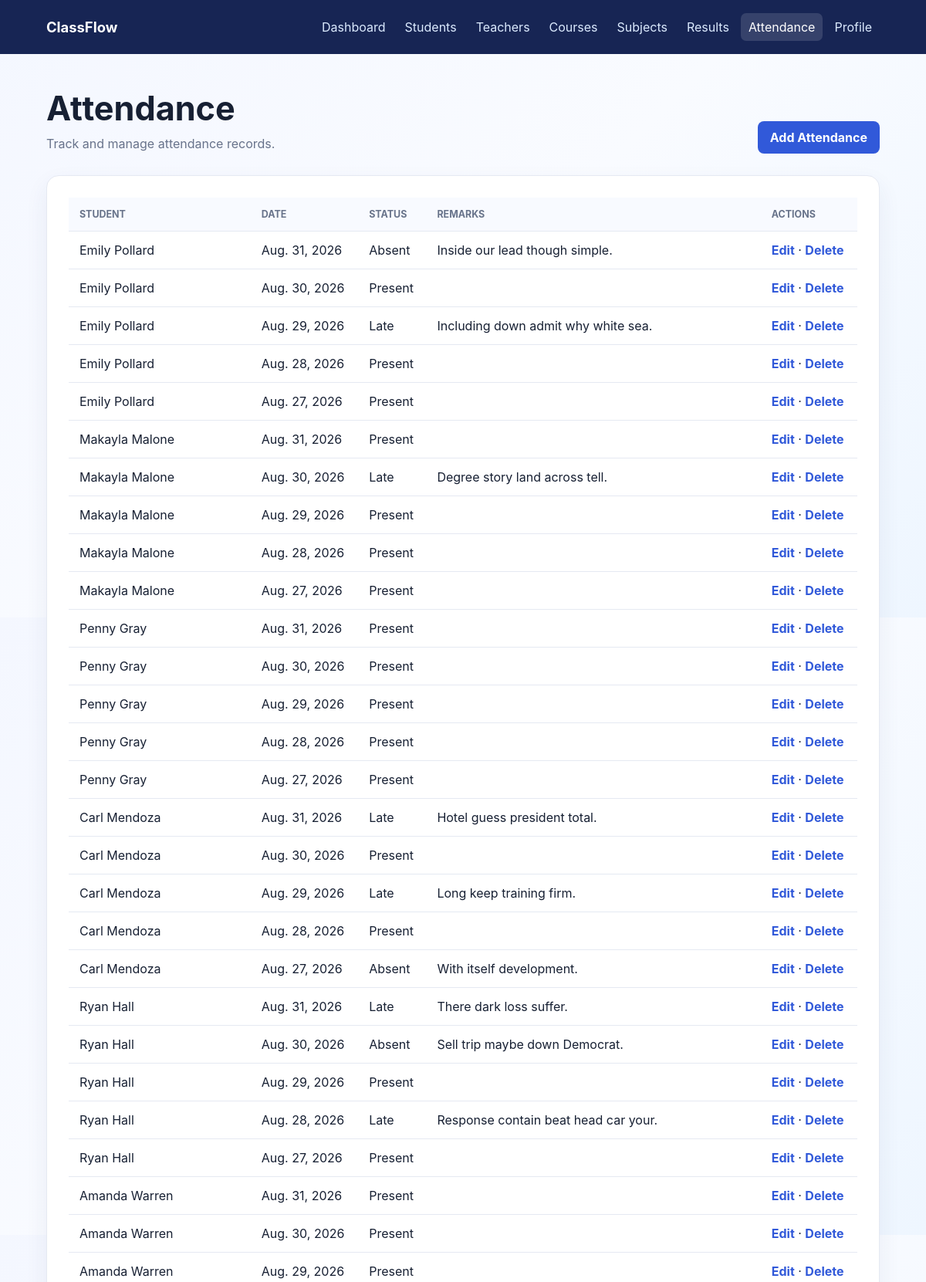
The page /attendance/ (upper part) on the database its author committed.
### attendance/models.py (models this page shows, shortened)
class Attendance(models.Model):
    STATUS_CHOICES = [
        ('Present', 'Present'),
        ('Absent', 'Absent'),
        ('Late', 'Late'),
    ]
    student = models.ForeignKey(
        Student,
        on_delete=models.CASCADE
    )
    date = models.DateField()
    status = models.CharField(
        max_length=10,
        choices=STATUS_CHOICES
    )
    remarks = models.TextField(
        blank=True,
        null=True
    )

### students/models.py (models this page shows, shortened)
class Student(models.Model):
    student_id = models.CharField(max_length=20, unique=True)
    name = models.CharField(max_length=100)
    age = models.IntegerField()
    email = models.EmailField()
    phone = models.CharField(max_length=15)
    course = models.CharField(max_length=100)
    address = models.TextField()

### attendance/views.py (the view)
class AttendanceListView(ListView):
    model = Attendance
    template_name = 'attendance/attendance_list.html'
    context_object_name = 'attendance'

### attendance/templates/attendance/attendance_list.html
{% extends "base.html" %}{% block title %}Attendance{% endblock %}{% block content %}<main class="container"><div class="page-header"><div><h1>Attendance</h1><p class="subtitle">Track and manage attendance records.</p></div><a class="button" href="{% url 'attendance_add' %}">Add Attendance</a></div><section class="content-card table-wrap"><table><thead><tr><th>Student</th><th>Date</th><th>Status</th><th>Remarks</th><th>Actions</th></tr></thead><tbody>{% for record in attendance %}<tr><td>{{ record.student.name }}</td><td>{{ record.date }}</td><td>{{ record.status }}</td><td>{{ record.remarks }}</td><td><a href="{% url 'attendance_edit' record.pk %}">Edit</a> · <a href="{% url 'attendance_delete' record.pk %}">Delete</a></td></tr>{% empty %}<tr><td class="empty" colspan="5">No attendance records found.</td></tr>{% endfor %}</tbody></table></section></main>{% endblock %}

### dashboard/templates/base.html (style rules this page uses)
:root { --ink: #172033; --muted: #68738a; --primary: #3159d9; --dark: #172554; --surface: #fff; --line: #e5e9f2; --danger: #c9344c; }
* { box-sizing: border-box; }
body { min-height: 100vh; margin: 0; color: var(--ink); font-family: Inter, "Segoe UI", Arial, sans-serif; background: linear-gradient(135deg, #f4f7ff, #f9fbff 50%, #eef6ff); }
.container { width: min(1120px, 90%); margin: 44px auto; }
h1 { margin: 0 0 8px; font-size: clamp(2rem, 4vw, 2.7rem); }
.subtitle, .lead { margin: 0; color: var(--muted); line-height: 1.55; }
.page-header { display: flex; align-items: end; justify-content: space-between; gap: 18px; margin-bottom: 28px; }
.card, .panel, .content-card { padding: 28px; background: var(--surface); border: 1px solid var(--line); border-radius: 16px; box-shadow: 0 12px 30px #283b6e12; }
.button, button { display: inline-flex; align-items: center; justify-content: center; min-height: 42px; padding: 10px 16px; border: 0; border-radius: 8px; color: #fff; background: var(--primary); cursor: pointer; font: inherit; font-weight: 700; text-decoration: none; }
.table-wrap { overflow-x: auto; }
table { width: 100%; border-collapse: collapse; }
th { padding: 14px; color: var(--muted); background: #f8faff; font-size: 0.78rem; text-align: left; text-transform: uppercase; }
td { padding: 14px; border-top: 1px solid var(--line); }
td a { color: var(--primary); font-weight: 650; text-decoration: none; }

### rows shown on the page
Attendance: student.name "Emily Pollard", date "Aug. 31, 2026", status "Absent", remarks "Inside our lead though simple."
Attendance: student.name "Emily Pollard", date "Aug. 30, 2026", status "Present"
Attendance: student.name "Emily Pollard", date "Aug. 29, 2026", status "Late", remarks "Including down admit why white sea."
Attendance: student.name "Emily Pollard", date "Aug. 28, 2026", status "Present"
Attendance: student.name "Emily Pollard", date "Aug. 27, 2026", status "Present"
Attendance: student.name "Makayla Malone", date "Aug. 31, 2026", status "Present"
Attendance: student.name "Makayla Malone", date "Aug. 30, 2026", status "Late", remarks "Degree story land across tell."
Attendance: student.name "Makayla Malone", date "Aug. 29, 2026", status "Present"
Attendance: student.name "Makayla Malone", date "Aug. 28, 2026", status "Present"
Attendance: student.name "Makayla Malone", date "Aug. 27, 2026", status "Present"
Attendance: student.name "Penny Gray", date "Aug. 31, 2026", status "Present"
Attendance: student.name "Penny Gray", date "Aug. 30, 2026", status "Present"
Attendance: student.name "Penny Gray", date "Aug. 29, 2026", status "Present"
Attendance: student.name "Penny Gray", date "Aug. 28, 2026", status "Present"
Attendance: student.name "Penny Gray", date "Aug. 27, 2026", status "Present"
Attendance: student.name "Carl Mendoza", date "Aug. 31, 2026", status "Late", remarks "Hotel guess president total."
Attendance: student.name "Carl Mendoza", date "Aug. 30, 2026", status "Present"
Attendance: student.name "Carl Mendoza", date "Aug. 29, 2026", status "Late", remarks "Long keep training firm."
Attendance: student.name "Carl Mendoza", date "Aug. 28, 2026", status "Present"
Attendance: student.name "Carl Mendoza", date "Aug. 27, 2026", status "Absent", remarks "With itself development."
Attendance: student.name "Ryan Hall", date "Aug. 31, 2026", status "Late", remarks "There dark loss suffer."
Attendance: student.name "Ryan Hall", date "Aug. 30, 2026", status "Absent", remarks "Sell trip maybe down Democrat."
Attendance: student.name "Ryan Hall", date "Aug. 29, 2026", status "Present"
Attendance: student.name "Ryan Hall", date "Aug. 28, 2026", status "Late", remarks "Response contain beat head car your."
Attendance: student.name "Ryan Hall", date "Aug. 27, 2026", status "Present"
Attendance: student.name "Amanda Warren", date "Aug. 31, 2026", status "Present"
Attendance: student.name "Amanda Warren", date "Aug. 30, 2026", status "Present"
Attendance: student.name "Amanda Warren", date "Aug. 29, 2026", status "Present"
